Frame 1 (no input): blank canvas, image omitted
Frame 60 (the mouse pressed at the canvas centre just before this capture): blank canvas, image omitted
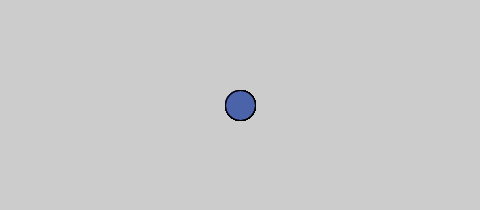
Frame 120 (the mouse held since frame 60 and released just before this capture)

The Processing sketch whose frames 1 and 60 were blank and that drew this single picture after the mouse press (run headless with seeded random() and noise(); from frame 60 on, the mouse is pressed at the canvas centre):

// Processing sketch: processing_89544
// ── processing_89544.pde

void setup(){ 
size(480,210); 
smooth(); 
} 

void draw(){ 
//background(255,10); 
if (mousePressed){ //change the color when i click the mouse 
ellipse(mouseX,mouseY,30,30); 
fill(random(0,255),random(0,255),random(0,255),120); 
} 

}
